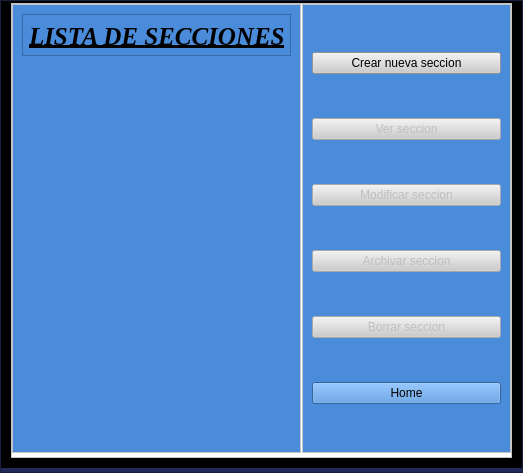
<?xml version="1.0" encoding="UTF-8"?>
<ui version="4.0">
 <class>FormSecciones</class>
 <widget class="QWidget" name="FormSecciones">
  <property name="geometry">
   <rect>
    <x>0</x>
    <y>0</y>
    <width>523</width>
    <height>473</height>
   </rect>
  </property>
  <property name="windowTitle">
   <string>Form</string>
  </property>
  <layout class="QVBoxLayout" name="verticalLayout">
   <property name="spacing">
    <number>0</number>
   </property>
   <property name="leftMargin">
    <number>0</number>
   </property>
   <property name="topMargin">
    <number>0</number>
   </property>
   <property name="rightMargin">
    <number>0</number>
   </property>
   <property name="bottomMargin">
    <number>0</number>
   </property>
   <item>
    <widget class="QFrame" name="frame">
     <property name="styleSheet">
      <string notr="true">background-color: rgb(32, 42, 84);</string>
     </property>
     <property name="frameShape">
      <enum>QFrame::StyledPanel</enum>
     </property>
     <property name="frameShadow">
      <enum>QFrame::Raised</enum>
     </property>
     <layout class="QVBoxLayout" name="verticalLayout_5">
      <property name="spacing">
       <number>0</number>
      </property>
      <property name="leftMargin">
       <number>0</number>
      </property>
      <property name="topMargin">
       <number>0</number>
      </property>
      <property name="rightMargin">
       <number>0</number>
      </property>
      <property name="bottomMargin">
       <number>4</number>
      </property>
      <item>
       <widget class="QFrame" name="frame_2">
        <property name="styleSheet">
         <string notr="true">background-color: rgb(0, 0, 0);</string>
        </property>
        <property name="frameShape">
         <enum>QFrame::StyledPanel</enum>
        </property>
        <property name="frameShadow">
         <enum>QFrame::Raised</enum>
        </property>
        <layout class="QVBoxLayout" name="verticalLayout_2">
         <property name="spacing">
          <number>2</number>
         </property>
         <property name="sizeConstraint">
          <enum>QLayout::SetNoConstraint</enum>
         </property>
         <property name="topMargin">
          <number>1</number>
         </property>
         <item>
          <widget class="QFrame" name="frame_16">
           <property name="styleSheet">
            <string notr="true">background-color: rgb(255, 255, 255);</string>
           </property>
           <property name="frameShape">
            <enum>QFrame::StyledPanel</enum>
           </property>
           <property name="frameShadow">
            <enum>QFrame::Plain</enum>
           </property>
           <layout class="QHBoxLayout" name="horizontalLayout_4">
            <property name="spacing">
             <number>1</number>
            </property>
            <property name="leftMargin">
             <number>0</number>
            </property>
            <property name="topMargin">
             <number>0</number>
            </property>
            <property name="rightMargin">
             <number>0</number>
            </property>
            <property name="bottomMargin">
             <number>4</number>
            </property>
            <item>
             <widget class="QFrame" name="frame_3">
              <property name="styleSheet">
               <string notr="true">background-color: rgb(255, 255, 255);</string>
              </property>
              <property name="frameShape">
               <enum>QFrame::StyledPanel</enum>
              </property>
              <property name="frameShadow">
               <enum>QFrame::Raised</enum>
              </property>
              <layout class="QHBoxLayout" name="horizontalLayout_3">
               <property name="leftMargin">
                <number>0</number>
               </property>
               <property name="topMargin">
                <number>0</number>
               </property>
               <property name="rightMargin">
                <number>0</number>
               </property>
               <property name="bottomMargin">
                <number>0</number>
               </property>
               <item>
                <widget class="QFrame" name="frame_5">
                 <property name="styleSheet">
                  <string notr="true">background-color: rgb(74, 139, 218);</string>
                 </property>
                 <property name="frameShape">
                  <enum>QFrame::NoFrame</enum>
                 </property>
                 <property name="frameShadow">
                  <enum>QFrame::Raised</enum>
                 </property>
                 <layout class="QVBoxLayout" name="verticalLayout_6">
                  <item>
                   <widget class="QFrame" name="frame_6">
                    <property name="minimumSize">
                     <size>
                      <width>0</width>
                      <height>40</height>
                     </size>
                    </property>
                    <property name="styleSheet">
                     <string notr="true">background-color: rgb(74, 139, 218);</string>
                    </property>
                    <property name="frameShape">
                     <enum>QFrame::StyledPanel</enum>
                    </property>
                    <property name="frameShadow">
                     <enum>QFrame::Raised</enum>
                    </property>
                    <layout class="QVBoxLayout" name="verticalLayout_7">
                     <property name="spacing">
                      <number>5</number>
                     </property>
                     <property name="leftMargin">
                      <number>6</number>
                     </property>
                     <property name="topMargin">
                      <number>7</number>
                     </property>
                     <property name="rightMargin">
                      <number>5</number>
                     </property>
                     <property name="bottomMargin">
                      <number>4</number>
                     </property>
                     <item>
                      <widget class="QLabel" name="label">
                       <property name="font">
                        <font>
                         <family>Times New Roman</family>
                         <pointsize>19</pointsize>
                         <weight>75</weight>
                         <italic>true</italic>
                         <bold>true</bold>
                         <underline>true</underline>
                        </font>
                       </property>
                       <property name="text">
                        <string>LISTA DE SECCIONES</string>
                       </property>
                      </widget>
                     </item>
                    </layout>
                   </widget>
                  </item>
                  <item>
                   <widget class="QListView" name="listViewSecciones_2">
                    <property name="styleSheet">
                     <string notr="true">font: 16pt &quot;Lucida Handwriting&quot;;</string>
                    </property>
                    <property name="frameShape">
                     <enum>QFrame::NoFrame</enum>
                    </property>
                    <property name="flow">
                     <enum>QListView::TopToBottom</enum>
                    </property>
                    <property name="viewMode">
                     <enum>QListView::IconMode</enum>
                    </property>
                    <property name="itemAlignment">
                     <set>Qt::AlignCenter</set>
                    </property>
                   </widget>
                  </item>
                 </layout>
                </widget>
               </item>
              </layout>
             </widget>
            </item>
            <item>
             <widget class="QFrame" name="frame_4">
              <property name="minimumSize">
               <size>
                <width>0</width>
                <height>0</height>
               </size>
              </property>
              <property name="styleSheet">
               <string notr="true">background-color: rgb(255, 255, 255);</string>
              </property>
              <property name="frameShape">
               <enum>QFrame::StyledPanel</enum>
              </property>
              <property name="frameShadow">
               <enum>QFrame::Raised</enum>
              </property>
              <property name="lineWidth">
               <number>0</number>
              </property>
              <layout class="QHBoxLayout" name="horizontalLayout_2">
               <property name="leftMargin">
                <number>0</number>
               </property>
               <property name="topMargin">
                <number>0</number>
               </property>
               <property name="rightMargin">
                <number>0</number>
               </property>
               <property name="bottomMargin">
                <number>0</number>
               </property>
               <item>
                <widget class="QFrame" name="frame_9">
                 <property name="sizePolicy">
                  <sizepolicy hsizetype="Expanding" vsizetype="Expanding">
                   <horstretch>0</horstretch>
                   <verstretch>0</verstretch>
                  </sizepolicy>
                 </property>
                 <property name="minimumSize">
                  <size>
                   <width>189</width>
                   <height>0</height>
                  </size>
                 </property>
                 <property name="styleSheet">
                  <string notr="true">background-color: rgb(255, 252, 212);
background-color: rgb(74, 139, 218);</string>
                 </property>
                 <property name="frameShape">
                  <enum>QFrame::NoFrame</enum>
                 </property>
                 <property name="frameShadow">
                  <enum>QFrame::Raised</enum>
                 </property>
                 <layout class="QVBoxLayout" name="verticalLayout_11">
                  <item>
                   <widget class="QPushButton" name="pushButtonCrear_Seccion_2">
                    <property name="styleSheet">
                     <string notr="true">background-color: rgb(204, 204, 204);</string>
                    </property>
                    <property name="text">
                     <string>Crear nueva seccion</string>
                    </property>
                   </widget>
                  </item>
                  <item>
                   <widget class="QPushButton" name="pushButton_Ver_seccion_2">
                    <property name="enabled">
                     <bool>false</bool>
                    </property>
                    <property name="styleSheet">
                     <string notr="true">background-color: rgb(204, 204, 204);</string>
                    </property>
                    <property name="text">
                     <string>Ver seccion</string>
                    </property>
                   </widget>
                  </item>
                  <item>
                   <widget class="QPushButton" name="pushButton_Modificar_seccion_2">
                    <property name="enabled">
                     <bool>false</bool>
                    </property>
                    <property name="styleSheet">
                     <string notr="true">background-color: rgb(204, 204, 204);</string>
                    </property>
                    <property name="text">
                     <string>Modificar seccion</string>
                    </property>
                   </widget>
                  </item>
                  <item>
                   <widget class="QPushButton" name="pushButton_Archivar_seccion_2">
                    <property name="enabled">
                     <bool>false</bool>
                    </property>
                    <property name="styleSheet">
                     <string notr="true">background-color: rgb(204, 204, 204);</string>
                    </property>
                    <property name="text">
                     <string>Archivar seccion</string>
                    </property>
                   </widget>
                  </item>
                  <item>
                   <widget class="QPushButton" name="pushButton_Borrar_seccion_2">
                    <property name="enabled">
                     <bool>false</bool>
                    </property>
                    <property name="styleSheet">
                     <string notr="true">background-color: rgb(204, 204, 204);</string>
                    </property>
                    <property name="text">
                     <string>Borrar seccion</string>
                    </property>
                   </widget>
                  </item>
                  <item>
                   <widget class="QPushButton" name="pushButtonRegresar_2">
                    <property name="text">
                     <string>Home</string>
                    </property>
                   </widget>
                  </item>
                 </layout>
                </widget>
               </item>
              </layout>
             </widget>
            </item>
           </layout>
          </widget>
         </item>
        </layout>
       </widget>
      </item>
     </layout>
    </widget>
   </item>
  </layout>
 </widget>
 <resources/>
 <connections/>
</ui>
